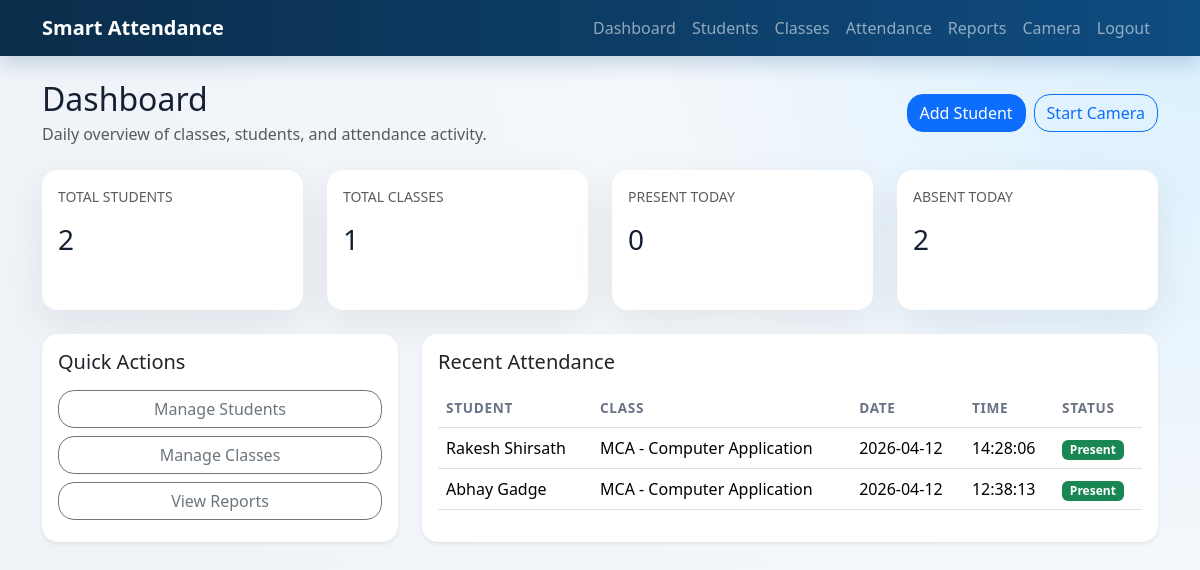
Before: /dashboard (signed in) with the older database file.
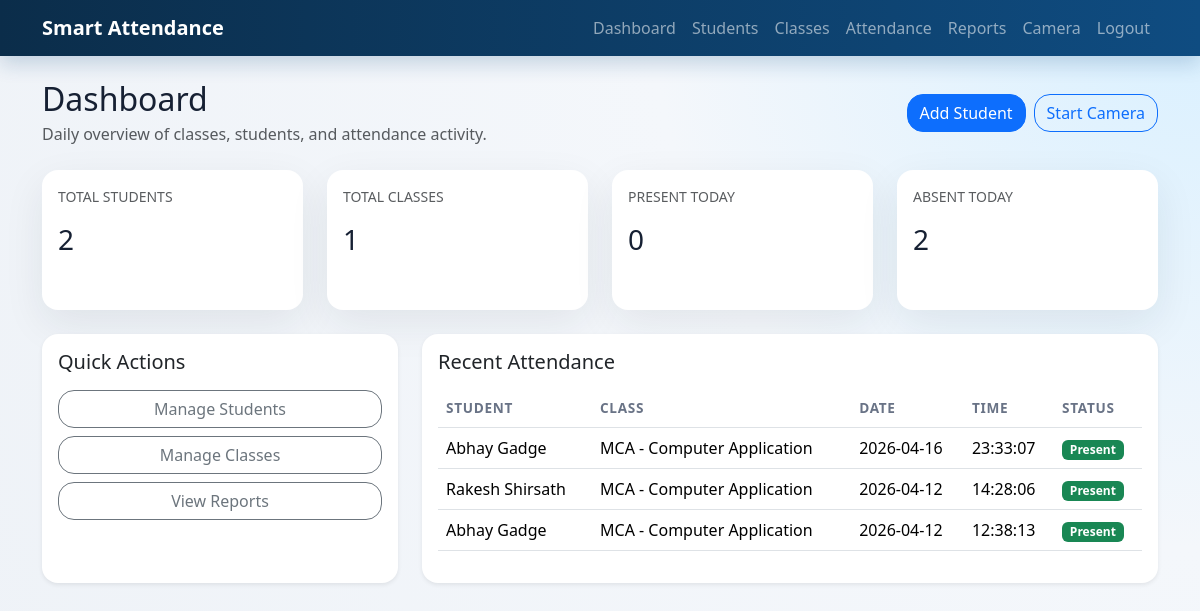
After: the same page with the newer database file.
### app/models.py (models this page shows)
class Attendance(db.Model):
    __tablename__ = "attendance"
    __table_args__ = (
        db.UniqueConstraint(
            "student_id", "class_id", "attendance_date", name="uq_daily_attendance"
        ),
    )
    id = db.Column(db.Integer, primary_key=True)
    student_id = db.Column(db.Integer, db.ForeignKey("students.id"), nullable=False)
    class_id = db.Column(db.Integer, db.ForeignKey("classrooms.id"), nullable=False)
    attendance_date = db.Column(db.Date, default=date.today, nullable=False)
    attendance_time = db.Column(
        db.Time, default=lambda: datetime.utcnow().time(), nullable=False
    )
    status = db.Column(db.String(20), default="Present", nullable=False)
    recognized_confidence = db.Column(db.Float, nullable=True)
    created_at = db.Column(db.DateTime, default=datetime.utcnow, nullable=False)
    student = db.relationship("Student", back_populates="attendance_records")
    classroom = db.relationship("ClassRoom", back_populates="attendance_records")

class Student(db.Model):
    __tablename__ = "students"
    id = db.Column(db.Integer, primary_key=True)
    student_id = db.Column(db.String(50), unique=True, nullable=False)
    full_name = db.Column(db.String(150), nullable=False)
    email = db.Column(db.String(120), unique=True, nullable=False)
    phone = db.Column(db.String(20), nullable=False)
    class_id = db.Column(db.Integer, db.ForeignKey("classrooms.id"), nullable=False)
    image_folder = db.Column(db.String(255), nullable=True)
    created_at = db.Column(db.DateTime, default=datetime.utcnow, nullable=False)
    classroom = db.relationship("ClassRoom", back_populates="students")
    face_encodings = db.relationship(
        "FaceEncoding", back_populates="student", cascade="all, delete-orphan"
    )
    attendance_records = db.relationship(
        "Attendance", back_populates="student", cascade="all, delete-orphan"
    )

class ClassRoom(db.Model):
    __tablename__ = "classrooms"
    id = db.Column(db.Integer, primary_key=True)
    class_name = db.Column(db.String(100), nullable=False)
    section = db.Column(db.String(30), nullable=False)
    subject = db.Column(db.String(120), nullable=True)
    created_at = db.Column(db.DateTime, default=datetime.utcnow, nullable=False)
    students = db.relationship(
        "Student", back_populates="classroom", cascade="all, delete-orphan"
    )
    attendance_records = db.relationship(
        "Attendance", back_populates="classroom", cascade="all, delete-orphan"
    )
    @property
    def display_name(self) -> str:
        return f"{self.class_name} - {self.section}"

### app/routes.py (the view)
@main_bp.route("/dashboard")
@login_required
def dashboard():
    today = date.today()
    summary = build_daily_summary(today)
    stats = {
        "total_students": Student.query.count(),
        "total_classes": ClassRoom.query.count(),
        "today_attendance": summary["present_count"],
        "absent_count": summary["absent_count"],
    }
    recent_attendance = Attendance.query.order_by(Attendance.created_at.desc()).limit(10).all()
    return render_template("dashboard.html", stats=stats, recent_attendance=recent_attendance, summary=summary)

### app/auth.py (called while the page is built)
def login_required(view):
    @wraps(view)
    def wrapped_view(**kwargs):
        if g.admin is None:
            return redirect(url_for("auth.login", next=request.url))
        return view(**kwargs)
    return wrapped_view

@auth_bp.before_app_request
def load_logged_in_admin() -> None:
    admin_id = session.get("admin_id")
    g.admin = Admin.query.get(admin_id) if admin_id else None

### app/services/attendance_service.py (called while the page is built)
def build_daily_summary(target_date) -> dict:
    present_records = Attendance.query.filter_by(attendance_date=target_date).all()
    present_student_ids = {record.student_id for record in present_records}
    total_students = Student.query.count()
    return {
        "present_count": len(present_student_ids),
        "absent_count": max(total_students - len(present_student_ids), 0),
        "records_count": len(present_records),
    }

### app/templates/dashboard.html (shortened to what this page needs)
{% extends "base.html" %}
{% block content %}
<div class="d-flex justify-content-between align-items-center mb-4 flex-wrap gap-2">
    <div>
        <h2 class="mb-1">Dashboard</h2>
        <p class="text-muted mb-0">Daily overview of classes, students, and attendance activity.</p>
    </div>
    <div class="d-flex gap-2 flex-wrap">
        <a href="{{ url_for('main.add_student') }}" class="btn btn-primary">Add Student</a>
        <a href="{{ url_for('attendance_module.camera_page') }}" class="btn btn-outline-primary">Start Camera</a>
    </div>
</div>
<div class="row g-4 mb-4">
    <div class="col-md-3">
        <div class="card stat-card border-0"><div class="card-body"><p class="text-uppercase small text-muted">Total Students</p><h3>{{ stats.total_students }}</h3></div></div>
    </div>
    <div class="col-md-3">
        <div class="card stat-card border-0"><div class="card-body"><p class="text-uppercase small text-muted">Total Classes</p><h3>{{ stats.total_classes }}</h3></div></div>
    </div>
    <div class="col-md-3">
        <div class="card stat-card border-0"><div class="card-body"><p class="text-uppercase small text-muted">Present Today</p><h3>{{ stats.today_attendance }}</h3></div></div>
    </div>
    <div class="col-md-3">
        <div class="card stat-card border-0"><div class="card-body"><p class="text-uppercase small text-muted">Absent Today</p><h3>{{ stats.absent_count }}</h3></div></div>
    </div>
</div>
<div class="row g-4">
    <div class="col-lg-4">
        <div class="card border-0 shadow-sm h-100 rounded-4">
            <div class="card-body">
                <h5>Quick Actions</h5>
                <div class="d-grid gap-2 mt-3">
                    <a href="{{ url_for('main.students') }}" class="btn btn-outline-secondary">Manage Students</a>
                    <a href="{{ url_for('main.classes') }}" class="btn btn-outline-secondary">Manage Classes</a>
                    <a href="{{ url_for('main.reports') }}" class="btn btn-outline-secondary">View Reports</a>
                </div>
            </div>
        </div>
    </div>
    <div class="col-lg-8">
        <div class="card border-0 shadow-sm rounded-4">
            <div class="card-body">
                <h5 class="mb-3">Recent Attendance</h5>
                <div class="table-responsive">
                    <table class="table align-middle">
                        <thead>
                            <tr>
                                <th>Student</th>
                                <th>Class</th>
                                <th>Date</th>
                                <th>Time</th>
                                <th>Status</th>
                            </tr>
                        </thead>
                        <tbody>
                            {% for record in recent_attendance %}
                            <tr>
                                <td>{{ record.student.full_name }}</td>
                                <td>{{ record.classroom.display_name }}</td>
                                <td>{{ record.attendance_date }}</td>
                                <td>{{ record.attendance_time.strftime("%H:%M:%S") }}</td>
                                <td><span class="badge bg-success">{{ record.status }}</span></td>
                            </tr>
                            {% else %}
                            <tr><td colspan="5" class="text-center text-muted">No attendance records yet.</td></tr>
                            {% endfor %}
                        </tbody>
                    </table>
                </div>
            </div>
        </div>
    </div>
</div>
{% endblock %}

Changed rows visible on the page:
added Attendance: student.full_name "Abhay Gadge", classroom.display_name "MCA - Computer Application", attendance_date "2026-04-16", attendance_time "23:33:07", status "Present"
